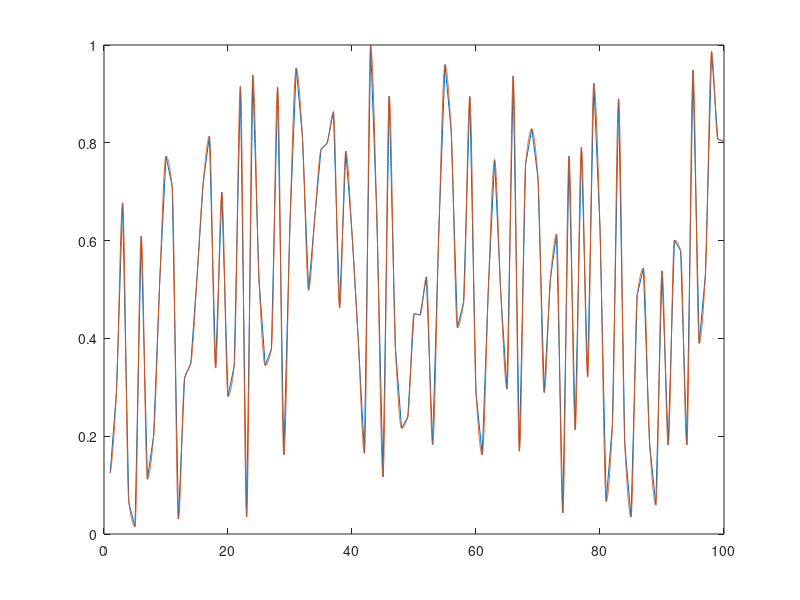

This figure's MATLAB source:
clc;clear;

% matpath="C:\Users\hayashide\Desktop\kazu_ws\sotsuron_simulator\matlab_ws\230111\results\230115_constraint\230115_095850_1e3times_true\230115_095850_.mat"
% load(matpath)

% J=objF_pdf(t,z,u,env,rbt,hmn,sns);

% [1,0]>0 & [1,1]>0
% %161を最後に突如0

t=1:1:100
interp_t=1:0.01:100
v=rand([1 100])
interp_v=interp1(t,v,interp_t,'pchip')
plot(t,v)
hold on
plot(interp_t,interp_v)
